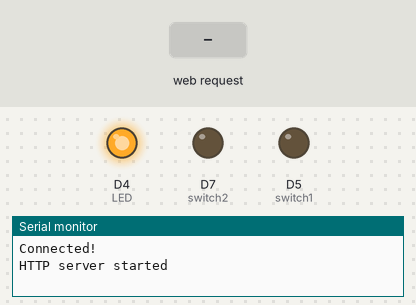
Bench run of a sketch on a simulated ESP8266 (NodeMCU). Parts: output pins drawn as LEDs (lit = HIGH), the last lines printed to the serial monitor. The inputs (shaded band) are chosen by the test bench. WiFi joins after 1.5 s; servers stay silent unless stated.

Above: at 2.7 s.
2.8 s: HTTP request GET /set?switch1=on received
At 4.0 s:
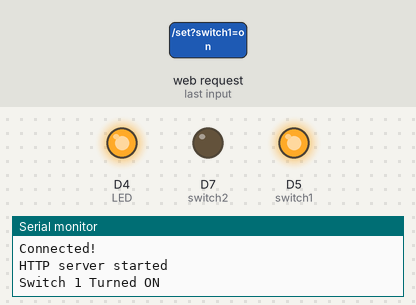
4.3 s: HTTP request GET /set?switch2=on received
At 5.1 s:
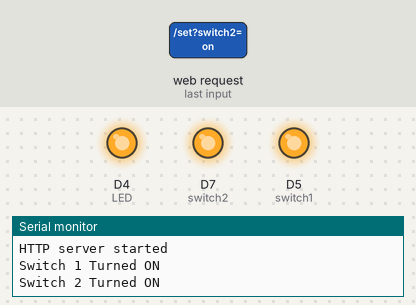
5.8 s: HTTP request GET /set?switch1=off received
At 6.3 s:
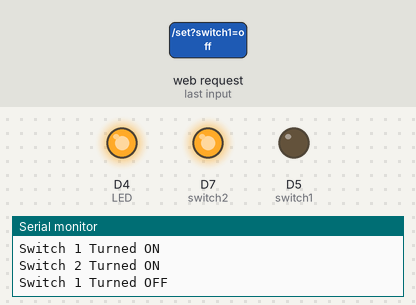
7.3 s: HTTP request GET /set?switch2=off received
At 8.6 s:
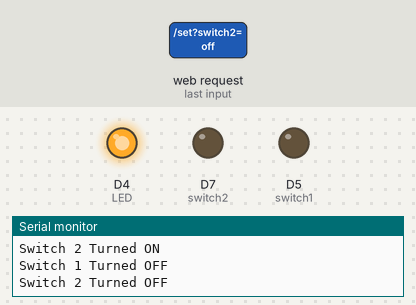
Timing chart, 0 to 9.8 s (numbered marks = the images above; inputs shaded):
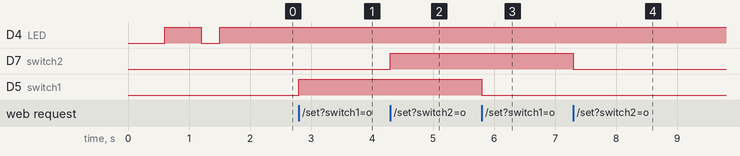

The sketch:

TwoChannelSwitch.ino
```cpp
// http://fahimrahman.xyz:8001/set?switch1=off&switch2=off
// 192.168.0.197:8001/set?switch1=off&switch2=off
// ipOfEsp:port/set?switch1=off&switch2=off

// TO setup wifi ssid and password just connect to esp hotspot and hit on 192.168.4.1

// Include the libraries that we'll be using throughout the code

#include <WiFiManager.h>
#include <Ticker.h>
#include <ESP8266WiFi.h>
#include <WiFiClient.h>
#include <ESP8266WebServer.h>

Ticker ticker;

ESP8266WebServer server(8001);


const int switch1 = D5;
const int switch2 = D7;


#ifndef LED_BUILTIN
#define LED_BUILTIN 13
#endif

int LED = LED_BUILTIN;


void tick()
{
  //toggle state
  digitalWrite(LED, !digitalRead(LED));     // set pin to the opposite state
}


//gets called when WiFiManager enters configuration mode
void configModeCallback (WiFiManager *myWiFiManager) {
  Serial.println("Entered config mode");
  Serial.println(WiFi.softAPIP());
  //if you used auto generated SSID, print it
  Serial.println(myWiFiManager->getConfigPortalSSID());
  //entered config mode, make led toggle faster
  ticker.attach(0.2, tick);
}


void handleSetSwitch() {

  String switch1Status = server.arg("switch1");
  String switch2Status = server.arg("switch2");

  bool url_check = false;

  if((switch1Status == "on")||(switch1Status == "off")||(switch2Status == "on")||(switch2Status == "off")) {

    url_check = true;
  }


  if (switch1Status == "on") {
    digitalWrite(switch1, HIGH);
    Serial.println("Switch 1 Turned ON");
  }
  else if (switch1Status == "off") {
    digitalWrite(switch1, LOW);
    Serial.println("Switch 1 Turned OFF");
  }
  if (switch2Status == "on") {
    digitalWrite(switch2, HIGH);
    Serial.println("Switch 2 Turned ON");
  }
  else if (switch2Status == "off") {
    digitalWrite(switch2, LOW);
    Serial.println("Switch 2 Turned OFF");
  }


  if (url_check) {

    if ((switch1Status == "on") && (switch2Status == "on")) {
      server.send(200, "text/plain", "Switch 1 : ON\nSwitch 2 : ON");
    }
    if ((switch1Status == "off") && (switch2Status == "off")) {
      server.send(200, "text/plain", "Switch 1 : OFF\nSwitch 2 : OFF");
    }
    if ((switch1Status == "on") && (switch2Status == "off")) {
      server.send(200, "text/plain", "Switch 1 : ON\nSwitch 2 : OFF");
    }
    if ((switch1Status == "off") && (switch2Status == "on")) {
      server.send(200, "text/plain", "Switch 1 : OFF\nSwitch 2 : ON");
    }

  }
  else {
    server.send(200, "text/plain", "Switch Status Unchanged!");
  }

}


void handleNotFound() {
  // We construct a message to be returned to the client
  String message = "File Not Found\n\n";
  // which includes what URI was requested
  message += "URI: ";
  message += server.uri();
  // what method was used
  message += "\nMethod: ";
  message += (server.method() == HTTP_GET) ? "GET" : "POST";
  // and what parameters were passed
  message += "\nArguments: ";
  message += server.args();
  message += "\n";

  for (uint8_t i = 0; i < server.args(); i++) {
    message += " " + server.argName(i) + ": " + server.arg(i) + "\n";
  }

  // the response, as expected, is a "Not Found" (404) error
  server.send(404, "text/plain", message);
}


void setup(void) {


  // Set the pins to act as digital outputs and set them to a LOW
  // state initially.
  pinMode(switch1, OUTPUT);
  digitalWrite(switch1, LOW);
  pinMode(switch2, OUTPUT);
  digitalWrite(switch2, LOW);


  WiFi.mode(WIFI_STA); // explicitly set mode, esp defaults to STA+AP
  // put your setup code here, to run once:
  Serial.begin(115200);

  //set led pin as output
  pinMode(LED, OUTPUT);
  // start ticker with 0.5 because we start in AP mode and try to connect
  ticker.attach(0.6, tick);

  //WiFiManager
  //Local intialization. Once its business is done, there is no need to keep it around
  WiFiManager wm;
  //reset settings - for testing
  // wm.resetSettings();

  //set callback that gets called when connecting to previous WiFi fails, and enters Access Point mode
  wm.setAPCallback(configModeCallback);

  //fetches ssid and pass and tries to connect
  //if it does not connect it starts an access point with the specified name
  //here  "AutoConnectAP"
  //and goes into a blocking loop awaiting configuration
  if (!wm.autoConnect()) {
    Serial.println("failed to connect and hit timeout");
    //reset and try again, or maybe put it to deep sleep
    ESP.restart();
    delay(1000);
  }

  //if you get here you have connected to the WiFi
  Serial.println("Connected!");
  ticker.detach();
  //keep LED off
  digitalWrite(LED, HIGH);


  // Associate the URLs with the functions that will be handling the requests

  server.on("/set", HTTP_GET, handleSetSwitch);
  server.onNotFound(handleNotFound);

  // Start running the webserver
  server.begin();
  Serial.println("HTTP server started");
}


// The loop function is straight-forward, simply handle any incoming requests to the
// our ESP8266 host!
void loop(void) {
  server.handleClient();
}
```

Measured:
- after the input at 2.8 s, D5 (switch1): LOW → HIGH at once
- after the input at 4.3 s, D7 (switch2): LOW → HIGH at once
- after the input at 5.8 s, D5 (switch1): HIGH → LOW at once
- after the input at 7.3 s, D7 (switch2): HIGH → LOW at once
